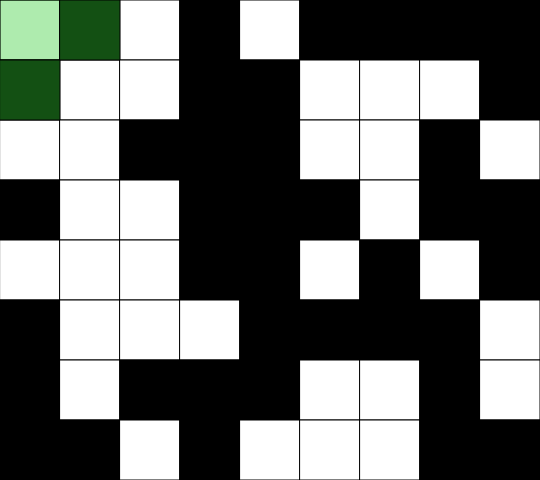
Frame 1 (no input)
Frame 60 (no input): identical to frame 1, image omitted
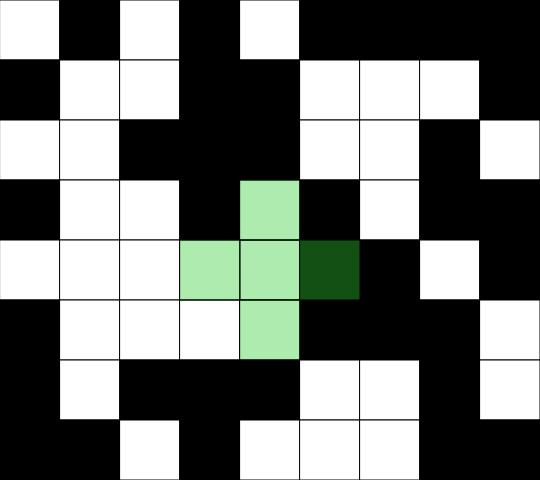
Frame 120 (the mouse pressed at the canvas centre since frame 60)

The p5.js sketch that drew these frames (run headless with seeded random() and noise() and a simulated clock; from frame 60 on, the mouse is pressed at the canvas centre):

// p5.js sketch
// ── sketch.js
// Puzzel Game
// Kamran Shirazi
// Nov 5, 2025

// 0 (black)     255 (white)

// Global Variable
let grid = [
  [0, ,0 , 0, 0, 255, 255, 255, 255],
  [0, ,0 , 0, 0, 255, 255, 255, 255],
  [0, ,0 , 0, 0, 255, 255, 255, 255],
  [0, ,0 , 0, 0, 255, 255, 255, 255],
  [0, ,0 , 0, 0, 255, 255, 255, 255],
  [0, ,0 , 0, 0, 255, 255, 255, 255],
  [0, ,0 , 0, 0, 255, 255, 255, 255],
  [0, ,0 , 0, 0, 255, 255, 255, 255]
];

let squareSize = 60;
let rows; let cols;
let maxSq;
let isSquare;
rows = grid.length;
cols = grid[0].length;


function setup() {
  ranColors();

  // calculates the grid and sets the state to 0 → plus
  maxSq = rows*cols;
  isSquare = 0;

  createCanvas(cols*squareSize, rows*squareSize);
}
function draw() {
  background(220);
  renderGrid();
  Overlay();
  youWin();
  print(isSquare) // to check which state are you in
}

function ranColors(){
  // gives each square a random color eithwe 0 or 255



  for(let y = 0; y<rows; y++){
    for(let x = 0; x<cols; x++){
      grid[y][x] = random([0,255]);
    }
  }    

}

function renderGrid(){
  // Interpret the information in the 2D array, and draw
  // a grid of square on the screen to reflect it.
   for(let y = 0; y < rows; y++){
    for(let x = 0; x < cols; x++){
      let fillClolor = grid[y][x];
      fill(fillClolor);
      square(x*squareSize, y*squareSize, squareSize);
    }
   }
}

function flip(x, y){
  // takes a tile @ x, y nand inert color
  if(grid[y][x] === 0) grid[y][x] = 255;
  else grid[y][x] = 0;
}

function getCurrentX(){
  // determine current col of Mouse position
  let constrainedX = constrain(mouseX, 0, width-1);
  return floor(constrainedX / squareSize);
}

function getCurrentY(){
  // determine current rows of Mouse position
  let constrainedY = constrain(mouseY, 0, height-1);
  return floor(constrainedY / squareSize);
}

function mousePressed(){
  // flip current tile
  // upgrade : only do this if the mouse is on the canvas 

  let x = getCurrentX();
  let y = getCurrentY();

  // ALWAYS: flip the "focused tile
  // If they Exist:
  // filp our 

  if(keyIsDown(SHIFT)){
    flip(x, y);
  }
  else
    if(isSquare === 0){
      flip(x, y);
      if(x+1 < cols) flip(x+1, y);
      if(x-1 >= 0) flip(x-1, y);    
      if(y+1 < rows) flip(x, y+1);
      if(y-1 >= 0) flip(x, y-1);
    }
    else if(isSquare === 1){
      flip(x, y);
      if(x+1 < cols) flip(x+1, y);
      if(y+1 >= 0) flip(x, y+1);
      if(x+1 < cols && y+1 >= 0) flip(x+1, y+1);
   }
}

function youWin(){
  // this cheks the grid and if you have all 0 or 255 it displays "You Won"
  let winStateA = 0;
  let winStateB = 0;
  for(let c = 0; c < grid.length; c++){
    for(let r = 0; r < grid[c].length; r++){
      if(grid[c][r] === 0){
        winStateA++;
      }
      else if(grid[c][r] === 255){
        winStateB++;
      }
    }
  }
  if(winStateA === maxSq || winStateB === maxSq){
    fill("lime");
    textSize(50);
    text("You Won", width/2, height/2);
  }
}

function Overlay(){
  let x = getCurrentX();
  let y = getCurrentY();

  fill(50, 205, 50, 100);

  // Switch variable is responsible for creating the hover effect
  // 0 → plus , 1 → square , 2 → cheating

  switch(isSquare){
    case 0:
      square(x*squareSize ,y*squareSize,squareSize);
      if(x+1 < cols)square((x+1)*squareSize, y*squareSize, squareSize);
      if(x>= 0)square((x-1)*squareSize,y*squareSize,squareSize);
      if(y+1 < rows)square(x*squareSize,(y+1)*squareSize,squareSize);
      if(y-1 >= 0)square(x*squareSize,(y-1)*squareSize,squareSize);
      break;
      
    case 1:
      square(x*squareSize,y*squareSize,squareSize);
      if(x+1 < cols)square((x+1)*squareSize, y*squareSize, squareSize);
      if(y+1 < rows)square(x*squareSize,(y+1)*squareSize,squareSize);
      if(y+1 < rows && x + 1 < cols)square((x+1)*squareSize,(y+1)*squareSize,squareSize);
      break;
    
    case 2:
      square(x*squareSize,y*squareSize,squareSize); 
      break;
  }
}

function keyPressed(){
  // this code controls the state of the flipper
  if(keyIsDown(SHIFT)){
    isSquare = 2;
  }
  else{
    if(keyCode === 32){
      // Coment the print if the code acts funny
      //print("space")
      if(isSquare === 0) isSquare = 1;  
      else isSquare = 0;
    }
  }
}

function keyReleased(){
  // helper function for design purposes
  if(keyCode === 16){
    isSquare = 0;
  }
}
